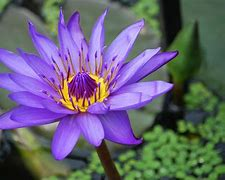
#> input picture CV2_lib/flower.jpg, 225 x 180 px
$ python CV2_project.py
#> lines starting #> are read from the running program, lines starting #| are printed output that depends on the picture
#this python program displays image in (colour"1"/gray"0") by using CV2 library
import numpy as np
import cv2
from time import sleep

print ("Project - Below program loads an image in grayscale, displays it, save the image if you press ‘s’ and exit, ")
print (" or simply exit without saving if you press ESC key.")
sleep(1)


img = cv2.imread('flower.jpg',1)
#> img is the input picture: shape (180, 225, 3); mean B, G, R 117, 98.2, 102.4
print(img)
#> (printed output is left out)
cv2.imshow( "Input Image", img )
print ("1st print done",'\n')


img1 = cv2.imread('flower.jpg',0)
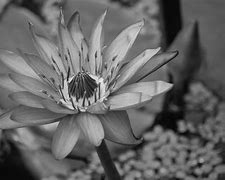
#> img1: shape (180, 225); min 2, max 240, mean 101.6
print(img1)
#> (printed output is left out)
cv2.imshow("Gray Image",img1)

while(True):
 k = cv2.waitKey(0)
#> (key Esc is pressed here)
 if k == 27:         # wait for ESC key to exit
    cv2.destroyAllWindows()
    break

 elif k == ord('s'): # wait for 's' key to save and exit
    cv2.imwrite('Output Image Store.jpg',img1)
    cv2.destroyAllWindows()
    break


print ("Project end")
